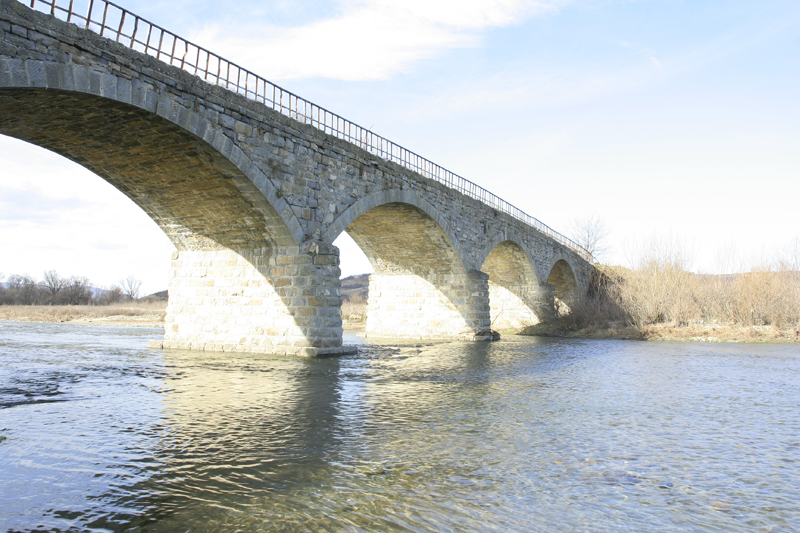
%> input picture over.jpg, 800 x 533 px
$ octave hdr1.m   (GNU Octave 9; MATLAB toolbox functions it lacks are replaced by stand-ins)
%> lines starting %> are read from the running program, lines starting %| are printed output that depends on the picture; in (x1, y1, x2, y2) boxes, pixels count from 0 and x2, y2 are one past the last pixel; in counts of white or black regions, pixels touching at a corner belong together; the program's own positions count from 1
clear
O_RGB = imread('over.jpg'); % Read images
%> O_RGB is the input picture: size 533x800x3 uint8; mean R, G, B 182.1, 186.8, 187.5
U_RGB = imread('under.jpg');
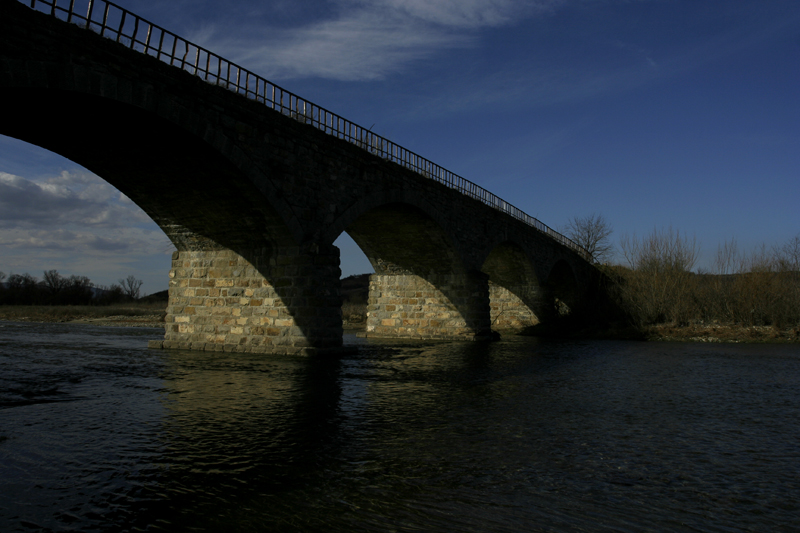
%> input picture under.jpg, 800 x 533 px
%> U_RGB is the input picture: size 533x800x3 uint8; mean R, G, B 35.1, 42.3, 49.9
O_MAP = zeros(size(O_RGB,1), size(O_RGB,2)); % Create empty maps
U_MAP = zeros(size(U_RGB,1), size(U_RGB,2));
tic;
O_BW = rgb2gray(O_RGB); % rgb2gray
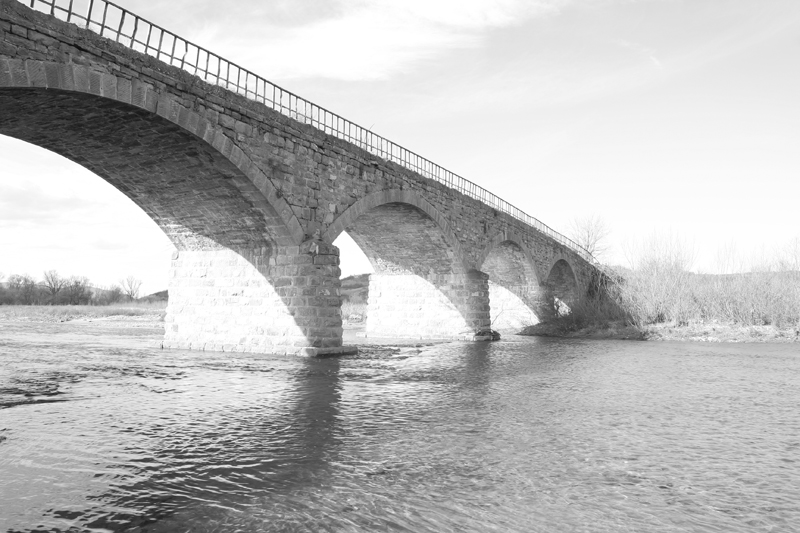
%> O_BW: size 533x800 uint8; min 11, max 255, mean 185.5
U_BW = rgb2gray(U_RGB);
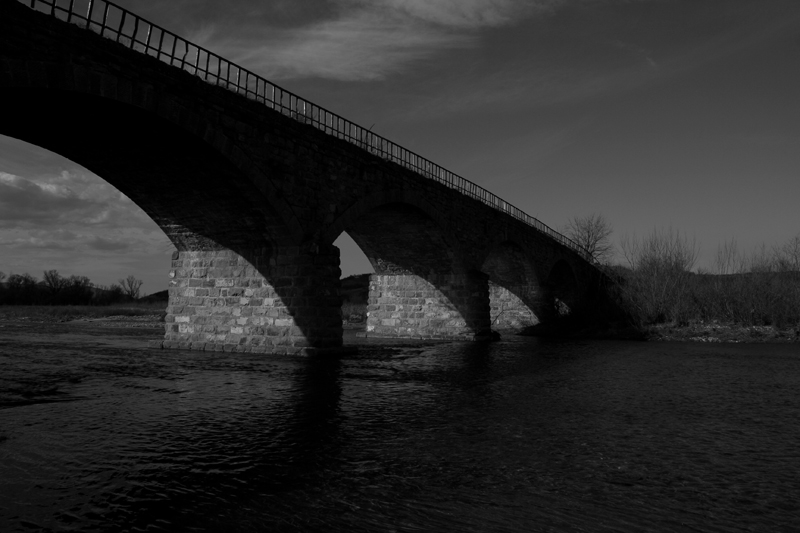
%> U_BW: size 533x800 uint8; min 0, max 187, mean 41
O_MAP(gt(O_BW,250)) = 1; % Map overexposed and underexposed pixels
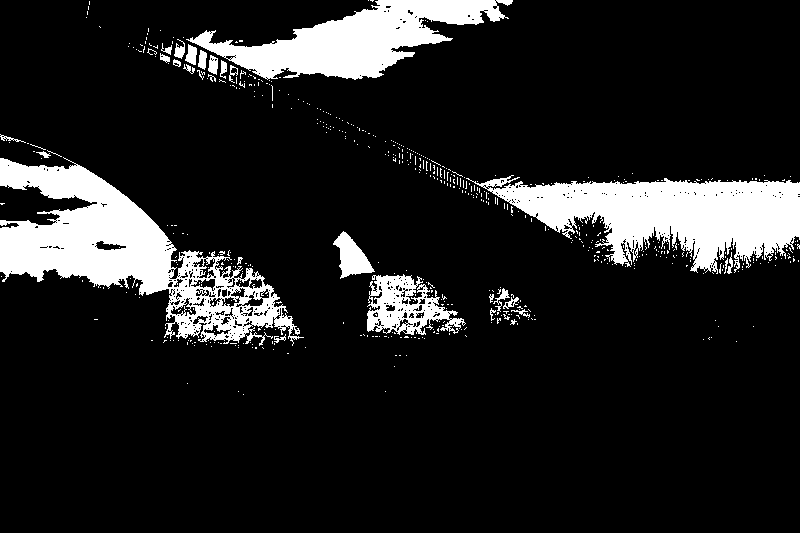
%> O_MAP: size 533x800 double; values 0 (black) and 1 (white), 13.1% white; 571 white regions (543 under 20 px), largest, box (x1, y1, x2, y2) and area: (0, 157, 304, 346) 19945, (466, 175, 800, 274) 17374, (186, 0, 513, 80) 11584
U_MAP(lt(U_BW,5)) = 1;
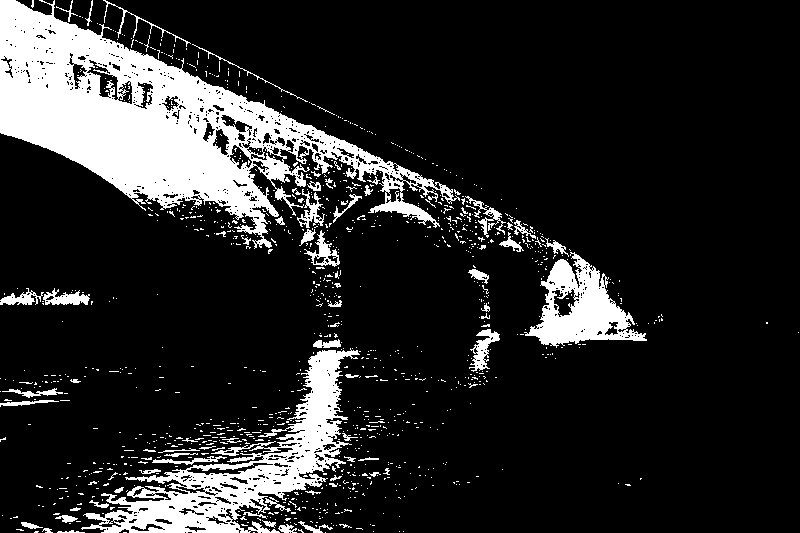
%> U_MAP: size 533x800 double; values 0 (black) and 1 (white), 15.6% white; 1118 white regions (1044 under 20 px), largest, box (x1, y1, x2, y2) and area: (0, 0, 460, 249) 37838, (81, 348, 360, 533) 13417, (524, 252, 647, 348) 5186
t = toc;
figure,
subplot(2,2,1), imshow(O_RGB)
subplot(2,2,2), imshow(U_RGB)
subplot(2,2,3), imshow(O_MAP)
subplot(2,2,4), imshow(U_MAP)
disp(['cpu:', num2str(t)])
